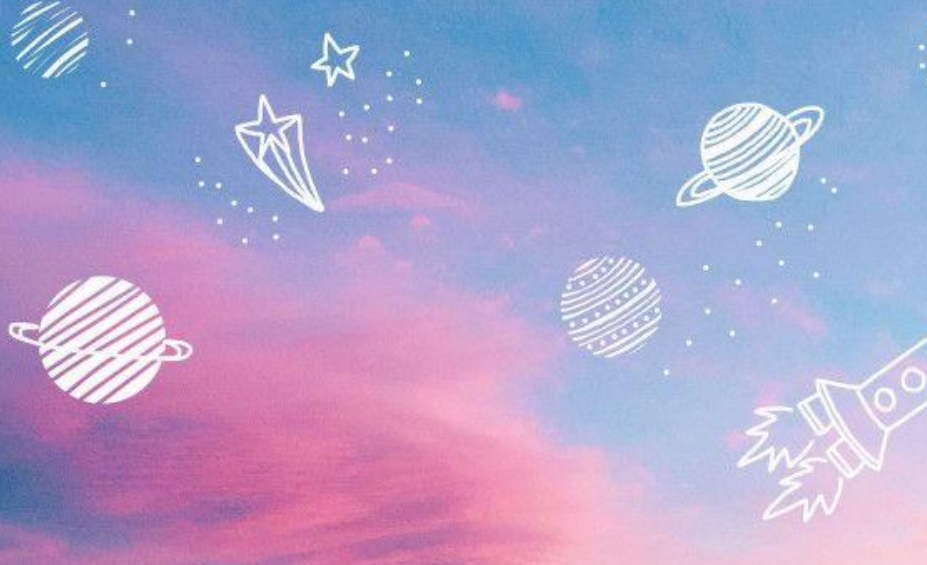
#> input picture Lab_2/Images/Sample_1.png, 927 x 565 px, found by its file name
$ python code.py
#> lines starting #> are read from the running program, lines starting #| are printed output that depends on the picture
import os
import cv2
import numpy as np
import matplotlib.pyplot as plt

# Reading the image
loc = r'C:\Users\User\Documents\WorksSpace\Lab Report Code\Lab_2\Images\Sample_1.png'
output_dir = r'Lab_3\Task_8'
f = cv2.imread(loc, cv2.IMREAD_GRAYSCALE)
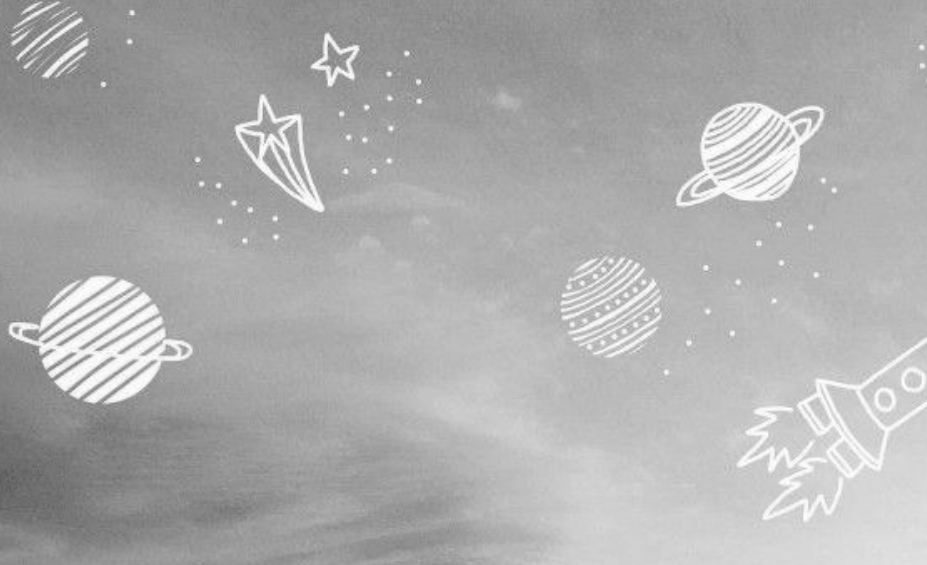
#> f: shape (565, 927); min 92, max 254, mean 172.9

# Performing FFT on the original image
F = np.fft.fft2(f)
Fshift = np.fft.fftshift(F)

# Creating a Butterworth bandpass filter
M, N = f.shape  # Shape of the image
#> M = 565; N = 927
H = np.zeros((M, N), dtype=np.float32)  # Create a 2D array same as image size

# Bandpass filter specifications
n = 3  # Order of the filter
W = 30  # Width of the circle
C = 40  # Cutoff value

# Butterworth Bandpass filter formula
for u in range(M):
    for v in range(N):
        D = np.sqrt((u - M / 2) ** 2 + (v - N / 2) ** 2)  # Distance from the center
        # To prevent division by zero at the center, set D != 0
        if D != 0:
            H[u, v] = 1 - (1 / (1 + ((D * W) / ((D**2) - (C**2))))**(2 * n))
        else:
            H[u, v] = 0

# Apply the filter in the frequency domain
Gshift = Fshift * H
G = np.fft.ifftshift(Gshift)
g = np.abs(np.fft.ifft2(G))
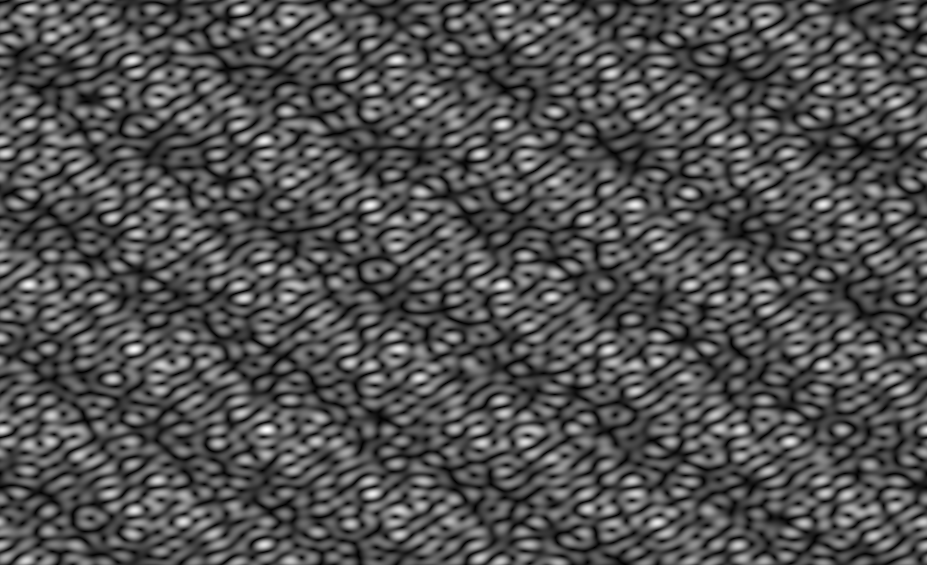
#> g: shape (565, 927) float64; min 1.97e+19, max 2.17e+22, mean 7e+21; drawn with min black and max white

# Normalize pixel values to the range [0, 255]
g_normalized = cv2.normalize(g, None, 0, 255, cv2.NORM_MINMAX)

# Saving filtered image
output_path = os.path.join(output_dir, 'Band_Pass_Butterworth_Filtered.png')
cv2.imwrite(output_path, g_normalized)

print(f"Filtered image saved at {output_path}")
